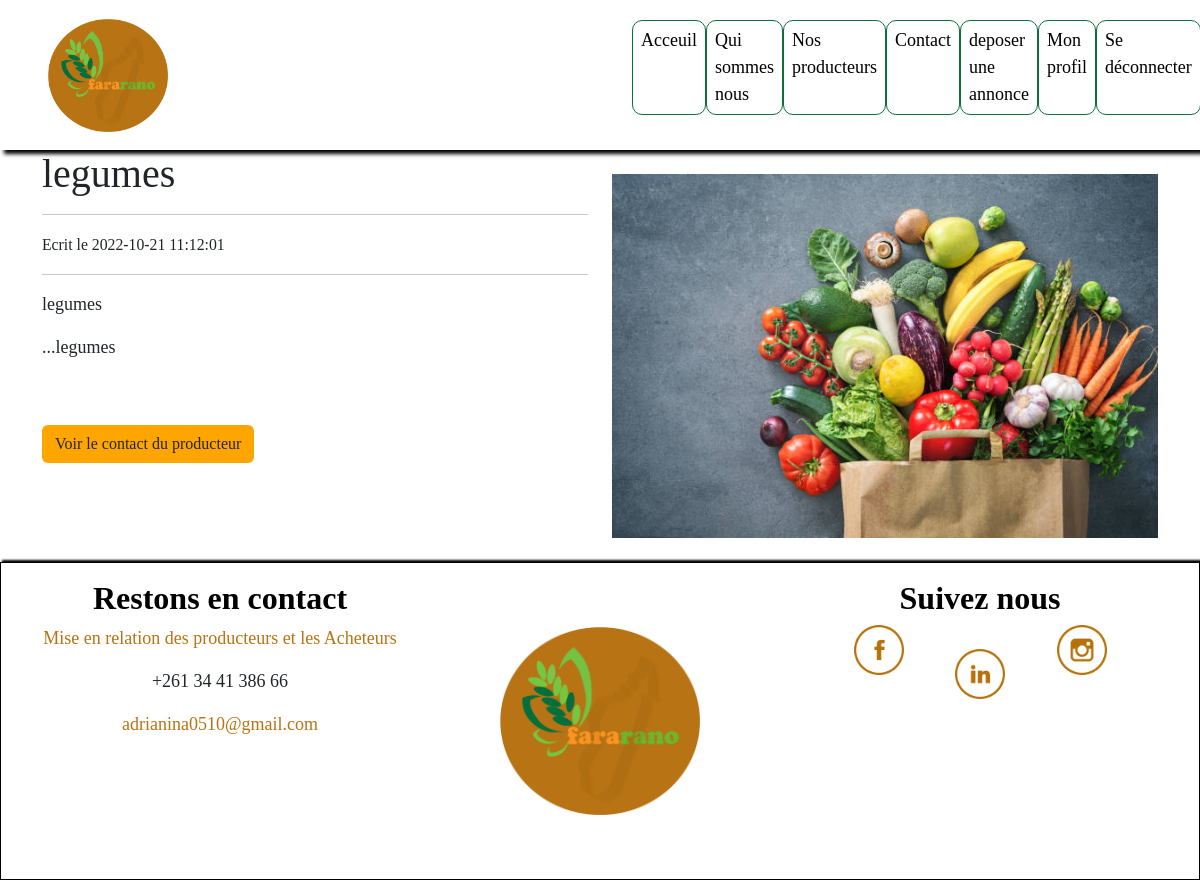
Screenshot of /article.php?controller=article&task=show&id=154 (signed in) with the database file from the repository.
### tables this page shows
CREATE TABLE `articles` (
  `id` int(11) NOT NULL,
  `title` varchar(255) NOT NULL,
  `name` varchar(255) NOT NULL,
  `introduction` text NOT NULL,
  `content` text NOT NULL,
  `created_at` datetime NOT NULL,
  `image` varchar(255) NOT NULL
);

### libraries/Renderer.php (called while the page is built, shortened)
<?php
class Renderer
{
    public static function render($path, $variables = [])
    {
        extract($variables);
        require('templates/' . $path . '.html.php');
        require('templates/layout.html.php');
    }
}

### libraries/controllers/Article.php (called while the page is built, shortened)
<?php
require_once('libraries/autoload.php');
class Article
{
    public function __construct()
    {
        $this->model = new \Models\Article();
    }
    public function show()
    {
        $article_id = null;
        if (!empty($_GET['id']) && ctype_digit($_GET['id'])) {
            $article_id = $_GET['id'];
        }
        $article = $this->model->find($article_id);
        \Renderer::render('articles/show', compact('pageTitle', 'article', 'article_id'));
    }
}

### libraries/Application.php (called while the page is built, shortened)
<?php
class Application
{
    public static function process()
    {
        $task = "index";
        if(!empty($_GET['task']))
        {
            $task = $_GET['task'];
        }
        $controller = new $controllerName();
        $controller->$task();
    }
}

### article.php (called while the page is built)
<?php
require_once('libraries/autoload.php');
\Application::process();

### libraries/models/Model.php (called while the page is built, shortened)
<?php
class Model
{
    public function __construct()
    {
        $this->pdo = \Database::getPdo();
    }
}

### libraries/Database.php (called while the page is built)
<?php
class Database
{
    public static function getPdo()
    {
        $pdo = new PDO('mysql:host=localhost;dbname=fararano;charset=utf8', 'root', '', [
            PDO::ATTR_ERRMODE => PDO::ERRMODE_EXCEPTION,
            PDO::ATTR_DEFAULT_FETCH_MODE => PDO::FETCH_ASSOC
        ]);
        return $pdo;
    }
}

### libraries/models/Article.php (called while the page is built, shortened)
<?php
require_once('libraries/autoload.php');
class Article extends Model
{
    function find($id)
    {
        $query = $this->pdo->prepare("SELECT * FROM articles WHERE id = :article_id");
        $query->execute(['article_id' => $id]);
        $article = $query->fetch();
        return $article;
    }
}

### libraries/autoload.php (called while the page is built, shortened)
<?php
spl_autoload_register(function($className){
    $className = str_replace("\\", "/", $className);
});

### templates/articles/show.html.php (the view, shortened to what this page needs)
<div class="row">
    <div class="col-md-6">
        <h1><?= $article['title'] ?></h1>
        <hr>
        <small>Ecrit le <?= $article['created_at'] ?></small>
        <hr>
        <p><?= $article['introduction'] ?></p>
        <p><?= $article['content'] ?></p>
        <button type="button" class="btn btn-custom my-5" data-bs-toggle="modal" data-bs-target="#exampleModal">
            Voir le contact du producteur
        </button>
    </div>
    <div class="col-md-6">
        <img src="<?= $article['image'] ?>" class="card-img-top my-4" alt="...">
    </div>
</div>

### style.css (style rules this page uses)
body { margin: 0; padding: 0; box-sizing: border-box; font-size: 18px; font-family: 'Baskerville Old Face'; }
h1 { font-family: 'Cooper Black'; }
input[type=button], input[type=submit], button { background-color: #f89621; border: none; color: #fff; }
.btn-custom { background-color: orange; }

### rows the page displays
articles: title "legumes", created_at "2022-10-21 11:12:01", introduction "legumes", content "...legumes", image (picture)
